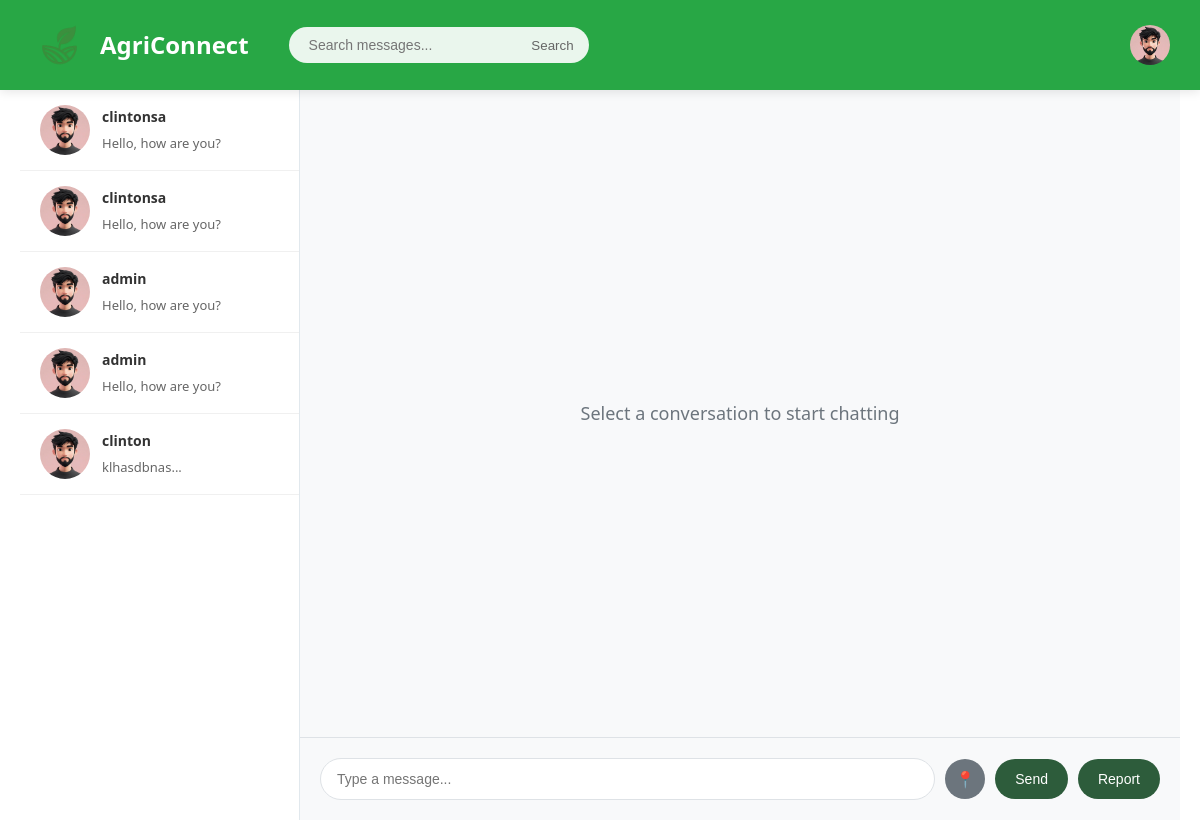
/messages/ (signed in), run on the app's committed database.
### app/models/message.py (models this page shows, shortened)
class Conversation(db.Model):
    __tablename__ = 'conversations'
    id = db.Column(db.Integer, primary_key=True)
    user1_id = db.Column(db.Integer, db.ForeignKey('users.id'), nullable=False)
    user2_id = db.Column(db.Integer, db.ForeignKey('users.id'), nullable=False)
    product_id = db.Column(db.Integer, db.ForeignKey('products.id'), nullable=False)
    last_message_id = db.Column(db.Integer, db.ForeignKey('messages.id'), nullable=True)
    created_at = db.Column(db.DateTime, default=datetime.now)
    updated_at = db.Column(db.DateTime, default=datetime.now, onupdate=datetime.now)
    user1 = db.relationship('User', foreign_keys=[user1_id], lazy=True)
    user2 = db.relationship('User', foreign_keys=[user2_id], lazy=True)
    product = db.relationship('Product', backref='conversations', lazy=True)
    last_message = db.relationship('Message', foreign_keys=[last_message_id], lazy=True)
    def get_other_user(self, current_user_id: int):
        return self.user2 if self.user1_id == current_user_id else self.user1

class Message(db.Model):
    __tablename__ = 'messages'
    id = db.Column(db.Integer, primary_key=True)
    sender_id = db.Column(db.Integer, db.ForeignKey('users.id'), nullable=False)
    receiver_id = db.Column(db.Integer, db.ForeignKey('users.id'), nullable=False)
    conversation_id = db.Column(db.Integer, db.ForeignKey('conversations.id'), nullable=False)
    content = db.Column(db.Text, nullable=False)
    message_type = db.Column(db.String(20), default='text')  # 'text' or 'location'
    latitude = db.Column(db.Float, nullable=True)
    longitude = db.Column(db.Float, nullable=True)
    location_name = db.Column(db.String(255), nullable=True)
    is_read = db.Column(db.Boolean, default=False)
    created_at = db.Column(db.DateTime, default=datetime.now)
    updated_at = db.Column(db.DateTime, default=datetime.now, onupdate=datetime.now)
    sender = db.relationship('User', foreign_keys=[sender_id], backref='sent_messages', lazy=True)
    receiver = db.relationship('User', foreign_keys=[receiver_id], backref='received_messages', lazy=True)
    conversation = db.relationship('Conversation', foreign_keys=[conversation_id], backref='messages', lazy=True)

### app/models/user.py (models this page shows, shortened)
class User(db.Model, UserMixin):
    __tablename__ = 'users'
    id: int = db.Column(db.Integer, primary_key=True)
    username: str = db.Column(db.String(80), unique=True, nullable=False)
    email: str = db.Column(db.String(120), unique=True, nullable=False)
    phone: str | None = db.Column(db.String(20), nullable=True)
    whatsapp: str | None = db.Column(db.String(20), nullable=True)
    password_hash: str = db.Column(db.String(128), nullable=False)
    role: str = db.Column(db.String(20), nullable=False, default='user')  # 'farmer' or 'user'
    created_at: datetime = db.Column(db.DateTime, default=datetime.now)
    updated_at: datetime = db.Column(db.DateTime, default=datetime.now, onupdate=datetime.now)
    products = db.relationship('Product', backref='farmer', lazy=True)
    location = db.relationship('Location', backref='user', uselist=False, lazy=True)
    contact = db.relationship('Contact', backref='user', uselist=False, lazy=True)
    kyc = db.relationship('KYC', backref='user', uselist=False, lazy=True)

### app/views/messages/__init__.py (the view, shortened to what this page needs)
@message_bp.route('/')
@login_required
def index():
    users = User.query.filter(User.id != current_user.id).all()
    marketplace_product = None
    product_id = request.args.get('product_id')
    conversations = Conversation.query.filter(
    (Conversation.user1_id == current_user.id) |
    (Conversation.user2_id == current_user.id)
    ).order_by(Conversation.updated_at.desc()).all()
    return render_template('messages/index.html',
                         title='Messages',
                         conversations=conversations,
                         users=users,
                         marketplace_product=marketplace_product)

### app/extensions.py (called while the page is built)
def initialize_extensions(app: Flask):
    db.init_app(app)
    login_manager.init_app(app)
    bcrypt.init_app(app)
    login_manager.login_view = 'auth.login'  # Redirect to the login page if not authenticated
    login_manager.login_message = 'Please log in to access this page.'  # Custom message for unauthenticated users
    login_manager.session_protection = 'strong'  # Use strong session protection
    socketio.init_app(app)  # Initialize SocketIO with the Flask app
    from app.models.user import User
    @login_manager.user_loader
    def load_user(user_id: str) -> Optional[User]:
        return User.query.get(int(user_id))

### app/templates/messages/index.html (shortened to what this page needs)
<!DOCTYPE html>
<html lang="en">
<head>
    <link rel="stylesheet" href="{{ url_for('static', filename='css/UserDashboard.css') }}" />
</head>
<body>
    <div class="header">
        <div class="header-left">
            <div class="logo-container">
                <img class="logo" src="{{ url_for('static', filename='img/agrilogo.PNG') }}" alt="AgriConnect Logo" />
                <h1 class="brand-name"><a href="/">AgriConnect</a></h1>
            </div>
            <div class="search-container">
                <input type="text" class="search-input" placeholder="Search messages...">
                <button class="search-btn">Search</button>
            </div>
        </div>
        <div class="user-avatar"></div>
    </div>
    <div class="container">
        <div class="sidebar">
            <div class="conversations" id="conversations">
                {% for conversation in conversations %}
                <div class="conversation-item" data-user-id="{{ conversation.get_other_user(current_user.id).id }}">
                    <div class="user-avatar-small"></div>
                    <div class="conversation-info">
                        <div class="conversation-name">{{ conversation.get_other_user(current_user.id).username }}</div>
                        <div class="conversation-preview">
                            {% if conversation.last_message %}
                            {{ conversation.last_message.content[:50] }}...
                            {% else %}
                            Hello, how are you?
                            {% endif %}
                        </div>
                    </div>
                </div>
                {% else %}
                <div style="padding: 20px; text-align: center; opacity: 0.7;">
                    No conversations yet. Start a new message!
                </div>
                {% endfor %}
            </div>
        </div>
        <div class="chat-area">
            <div class="messages-container" id="messages-container">
                <div class="welcome-message">Select a conversation to start chatting</div>
            </div>
            <div class="message-input-area" id="message-input-area">
                <div class="message-input">
                    <input type="text" id="message-input" placeholder="Type a message..."
                        onkeypress="handleKeyPress(event)">
                    <button class="location-btn" id="location-btn" onclick="shareLocation()" title="Share Location">
                        📍
                    </button>
                    <button class="send-btn" onclick="sendMessage()">Send</button>
                    <button class="send-btn" onclick="alert('Comming Soon')">Report</button>
                </div>
            </div>
        </div>
    </div>
</body>
</html>

### app/static/css/UserDashboard.css (style rules this page uses)
* { margin: 0; padding: 0; box-sizing: border-box; }
body { font-family: 'Poppins', sans-serif; background-color: #f4f7f6; color: #333; line-height: 1.6; }
.container { max-width: 1200px; margin: 0 auto; padding: 0 20px; }
.header { position: sticky; top: 0; background: linear-gradient(135deg, #2d5c3b, #4a8b5e); color: white; padding: 15px 0; box-shadow: 0 2px 5px rgba(0, 0, 0, 0.1); z-index: 1000; }
.logo-container { display: flex; align-items: center; gap: 10px; }
.logo { width: 60px; height: auto; border-radius: 10px; }
.brand-name { font-size: 1.5rem; font-weight: 600; }
.brand-name { color: white !important; }

### app/templates/messages/index.html (style rules this page uses)
* { margin: 0; padding: 0; box-sizing: border-box; }
body { font-family: 'Segoe UI', Tahoma, Geneva, Verdana, sans-serif; background-color: #f5f7fa; margin: 0; }
.header { background: #28a745; padding: 15px 30px; display: flex; justify-content: space-between; align-items: center; box-shadow: 0 2px 10px rgba(0, 0, 0, 0.1); }
.header-left { display: flex; align-items: center; gap: 10px; }
.logo { font-size: 24px; font-weight: bold; color: white; display: flex; align-items: center; gap: 8px; }
.search-container { position: relative; margin-left: 30px; }
.search-input { padding: 10px 40px 10px 20px; border: none; border-radius: 25px; width: 300px; background-color: rgba(255, 255, 255, 0.9); font-size: 14px; }
.search-btn { position: absolute; right: 10px; top: 50%; transform: translateY(-50%); background: none; border: none; color: #666; cursor: pointer; padding: 5px; }
.user-avatar { width: 40px; height: 40px; border-radius: 50%; background-color: #fff; background-image: url('/static/img/maleAvatar.jpg'); background-size: cover; background-position: center; }
.container { display: flex; height: calc(100vh - 70px); max-width: 100%; margin: 0; background-color: white; }
.sidebar { width: 280px; background-color: #ffffff; border-right: 1px solid #e1e8ed; display: flex; flex-direction: column; }
.conversations { flex: 1; overflow-y: auto; }
.conversation-item { padding: 15px 20px; border-bottom: 1px solid #f0f0f0; cursor: pointer; transition: background-color 0.2s; display: flex; align-items: center; gap: 12px; }
.user-avatar-small { width: 50px; height: 50px; border-radius: 50%; background-color: #ddd; background-image: url('/static/img/maleAvatar.jpg'); background-size: cover; background-position: center; flex-shrink: 0; }
.conversation-info { flex: 1; min-width: 0; }
.conversation-name { font-weight: 600; margin-bottom: 4px; color: #333; font-size: 14px; }
.conversation-preview { font-size: 13px; color: #666; overflow: hidden; text-overflow: ellipsis; white-space: nowrap; }
.chat-area { flex: 1; display: flex; flex-direction: column; }
.messages-container { flex: 1; padding: 20px; overflow-y: auto; display: flex; background-color: #f8f9fa; flex-direction: column; gap: 15px; }
.message-input-area { padding: 20px; background-color: #f8f9fa; border-top: 1px solid #dee2e6; }
.message-input { display: flex; gap: 10px; align-items: center; }
.message-input input { flex: 1; padding: 12px 16px; border: 1px solid #dee2e6; border-radius: 25px; outline: none; font-size: 14px; }
.location-btn { background-color: #6c757d; color: white; border: none; padding: 12px; border-radius: 50%; cursor: pointer; font-size: 16px; width: 40px; height: 40px; display: flex; align-items: center; justify-content: center; transition: background-color 0.3s; }
.send-btn { background-color: #2d5c3b; color: white; border: none; padding: 12px 20px; border-radius: 25px; cursor: pointer; font-size: 14px; }
.welcome-message { display: flex; align-items: center; justify-content: center; height: 100%; color: #6c757d; font-size: 18px; }
.logo { text-decoration: none; color: white; }
.brand-name a { text-decoration: none; color: white; }

### data on the page
Conversation: get_other_user "clintonsa", shows "Hello, how are you?"
Conversation: get_other_user "clintonsa", shows "Hello, how are you?"
Conversation: get_other_user "admin", shows "Hello, how are you?"
Conversation: get_other_user "admin", shows "Hello, how are you?"
Conversation: get_other_user "clinton", last_message "klhasdbnas"
